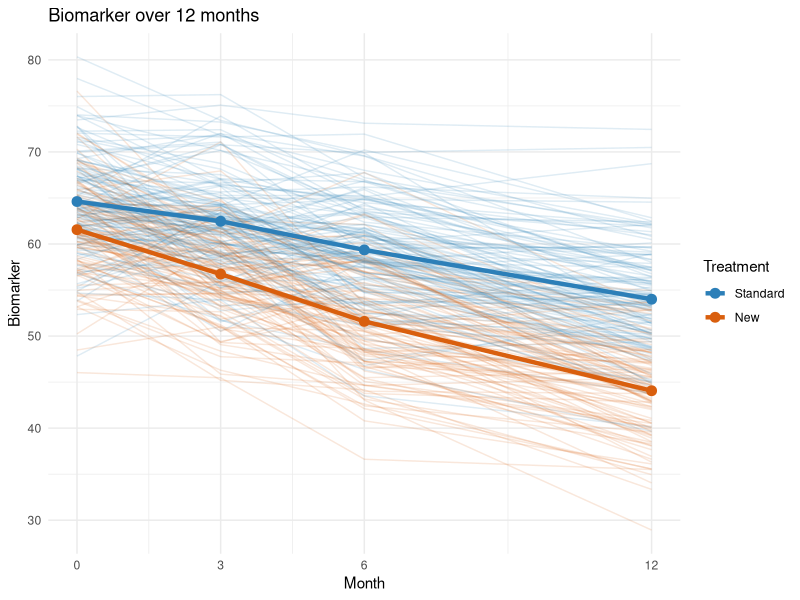
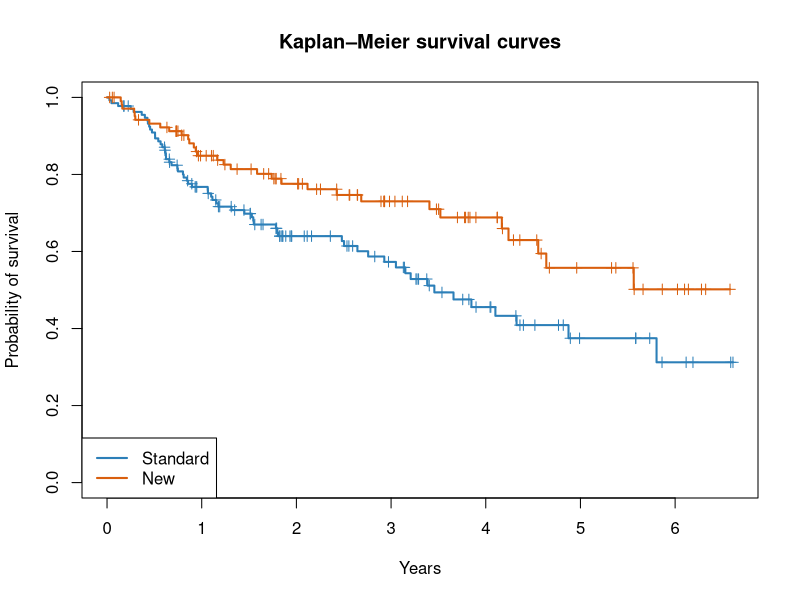

The R source for these figures, in order:
## ---- chunk 1
knitr::opts_chunk$set(message = FALSE, warning = FALSE, fig.width = 7, fig.height = 4.5,
                      fig.path = "figures/")
## ---- chunk 2
library(tidyverse)  # reading, reshaping and plotting data
library(lme4)       # linear mixed model
library(lmerTest)   # p-values for the mixed model
library(survival)   # Kaplan-Meier, log-rank test and Cox model
## ---- chunk 3
data_wide <- read.table("data/extra_data.txt", header = TRUE)
head(data_wide)
## ---- chunk 4
data_long <- data_wide |>
  pivot_longer(cols = starts_with("bio_"),
               names_to = "visit", values_to = "biomarker") |>
  mutate(month = as.numeric(sub("bio_", "", visit)),
         group = factor(treatment, levels = c(0, 1), labels = c("Standard", "New")))

head(data_long)
nrow(data_long)   # 240 patients x 4 visits = 960 rows
## ---- chunk 5
group_means <- data_long |>
  group_by(group, month) |>
  summarise(biomarker = mean(biomarker))

ggplot(data_long, aes(x = month, y = biomarker, colour = group)) +
  geom_line(aes(group = id), alpha = 0.15) +
  geom_line(data = group_means, linewidth = 1.5) +
  geom_point(data = group_means, size = 3) +
  scale_x_continuous(breaks = c(0, 3, 6, 12)) +
  scale_colour_manual(values = c("Standard" = "#2C7FB8", "New" = "#D95F0E")) +
  labs(x = "Month", y = "Biomarker", colour = "Treatment",
       title = "Biomarker over 12 months") +
  theme_minimal()
## ---- chunk 6
group_means |>
  pivot_wider(names_from = month, values_from = biomarker, names_prefix = "Month ") |>
  knitr::kable(digits = 1)
## ---- chunk 7
model <- lmer(biomarker ~ month * treatment + (1 | id), data = data_long)
summary(model)
## ---- chunk 8
confint(model, parm = "beta_", method = "Wald")
## ---- chunk 9
km <- survfit(Surv(follow, death) ~ treatment, data = data_wide)
km
## ---- chunk 10
plot(km, col = c("#2C7FB8", "#D95F0E"), lwd = 2, mark.time = TRUE,
     xlab = "Years", ylab = "Probability of survival",
     main = "Kaplan–Meier survival curves")
legend("bottomleft", legend = c("Standard", "New"),
       col = c("#2C7FB8", "#D95F0E"), lwd = 2)
## ---- chunk 11
summary(km, times = 3)
## ---- chunk 12
survdiff(Surv(follow, death) ~ treatment, data = data_wide)
## ---- chunk 13
cox <- coxph(Surv(follow, death) ~ treatment + age + sex, data = data_wide)
summary(cox)
## ---- chunk 14
cox.zph(cox)
